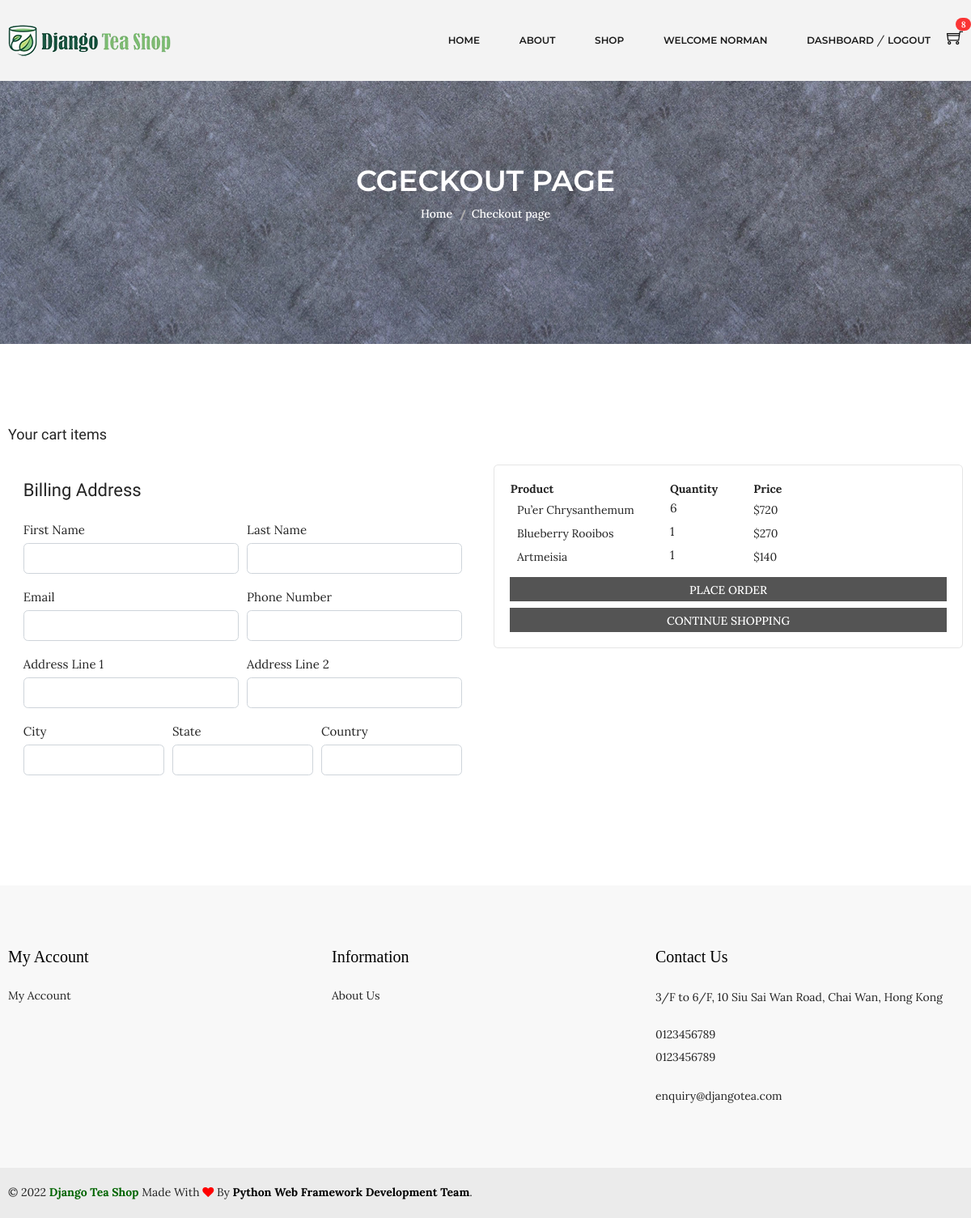
The page /cart/checkout/ (signed in) on the database as committed earlier.
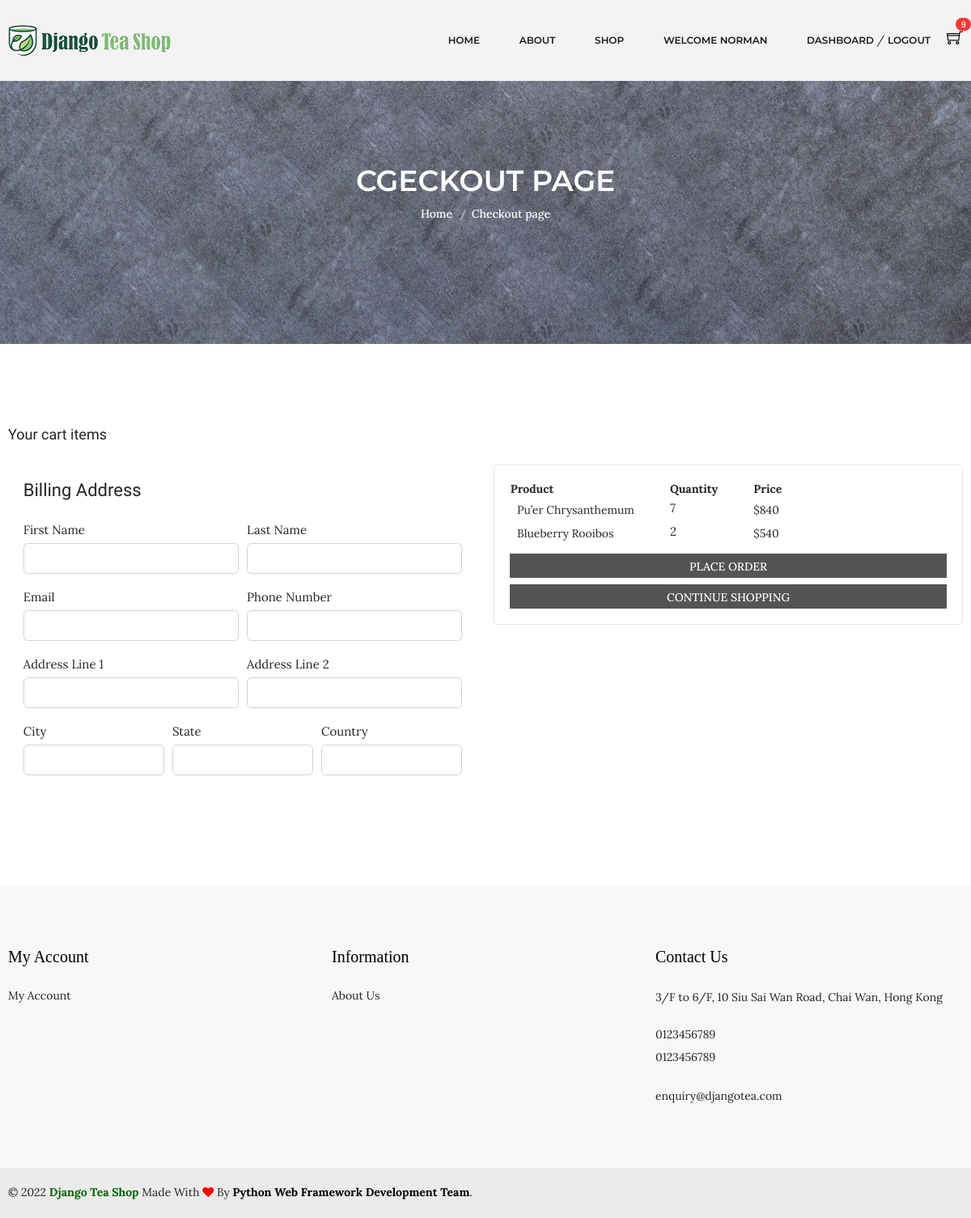
The same page on the database as committed later.
### carts/models.py (models this page shows, shortened)
class CartItem(models.Model):
    user = models.ForeignKey(Account, on_delete=models.CASCADE, null=True)
    variations = models.ManyToManyField(Variation, blank=True)
    product = models.ForeignKey(Product, on_delete=models.CASCADE)
    cart = models.ForeignKey(Cart, on_delete=models.CASCADE, null=True)
    quantity = models.IntegerField()
    is_active = models.BooleanField(default=True)
    def sub_total(self):
        return self.product.discounted_price * self.quantity

### shop/models.py (models this page shows, shortened)
class Product(models.Model):
    tea_name = models.CharField(max_length=100, unique=True)
    tea_type = models.CharField(max_length=100)
    slug = models.SlugField(max_length=100, unique=True)
    origin = models.CharField(max_length=100)
    color = models.CharField(max_length=50, blank=True)
    aroma = models.CharField(max_length=100, blank=True)
    taste = models.CharField(max_length=100, blank=True)
    tea_nature  = models.CharField(max_length=100, blank=True)
    is_available = models.BooleanField(default=True)
    is_new = models.BooleanField(default=False)
    properties = models.TextField(max_length=300, blank=True)
    weight = models.IntegerField()
    original_price = models.IntegerField()
    discounted_price = models.IntegerField()
    discount_rate = models.IntegerField(blank=True)
    photo_1 = models.ImageField(upload_to='photos/%Y/%m/%d', blank=True)
    photo_1_t = models.ImageField(upload_to='photos/%Y/%m/%d', blank=True)
    photo_1_z = models.ImageField(upload_to='photos/%Y/%m/%d', blank=True)
    photo_2 = models.ImageField(upload_to='photos/%Y/%m/%d', blank=True)
    photo_2_t = models.ImageField(upload_to='photos/%Y/%m/%d', blank=True)
    photo_2_z = models.ImageField(upload_to='photos/%Y/%m/%d', blank=True)
    photo_3 = models.ImageField(upload_to='photos/%Y/%m/%d', blank=True)
    photo_3_t = models.ImageField(upload_to='photos/%Y/%m/%d', blank=True)
    photo_3_z = models.ImageField(upload_to='photos/%Y/%m/%d', blank=True)
    photo_4 = models.ImageField(upload_to='photos/%Y/%m/%d', blank=True)
    photo_4_t = models.ImageField(upload_to='photos/%Y/%m/%d', blank=True)
    photo_4_z = models.ImageField(upload_to='photos/%Y/%m/%d', blank=True)
    created_date = models.DateTimeField(default=datetime.now)
    modified_date = models.DateTimeField(default=datetime.now)
    stars = models.IntegerField()
    store = models.IntegerField()
    category = models.ForeignKey(Category, on_delete=models.CASCADE)
    def get_url(self):
        return reverse('product_detail', args=[self.category.slug, self.slug])

### carts/views.py (the view)
# urls.py: path('checkout/', views.checkout, name='checkout'),
@login_required(login_url='login')
def checkout(request, total=0, quantity=0, cart_items=None):
    try:
        grand_total = 0
        if request.user.is_authenticated:
            cart_items = CartItem.objects.filter(user=request.user, is_active=True)
        else:
            cart = Cart.objects.get(cart_id=_cart_id(request))
            cart_items = CartItem.objects.filter(cart=cart, is_active=True)
        for cart_item in cart_items:
            total += (cart_item.product.discounted_price * cart_item.quantity)
            quantity += cart_item.quantity
        grand_total = total
    except ObjectDoesNotExist:
        pass # just ignore
    context = {
        'total': total,
        'quantity': quantity,
        'cart_items': cart_items,
        'grand_total': grand_total,
    }
    return render(request, 'shop/checkout.html', context)

### carts/context_processors.py (called while the page is built)
def counter(request):
    cart_count = 0
    if 'admin' in request.path:
        return {}
    else:
        try:
            cart = Cart.objects.filter(cart_id=_cart_id(request))
            if request.user.is_authenticated:
                cart_items = CartItem.objects.all().filter(user=request.user)
            else:
                cart_items = CartItem.objects.all().filter(cart=cart[:1])
            for cart_item in cart_items:
                cart_count += cart_item.quantity
        except cart.DoesNotExist:
            cart_count = 0
    return dict(cart_count=cart_count)

### carts/views.py (called while the page is built)
def _cart_id(request):
    cart = request.session.session_key
    if not cart:
        cart = request.session.create()
    return cart

### category/context_processors.py (called while the page is built)
def menu_links(request):
    links = Category.objects.all()
    return dict(links=links)

### templates/shop/checkout.html (shortened to what this page needs)
{% extends 'base.html' %}
{% load static %}
{% block content %}
<div class="breadcrumb-area ptb-150" style="background-image: url(../../static/img/banner/banner.jpg)">
  <div class="container">
    <div class="breadcrumb-content text-center mt-50">
      <h3>CGECKOUT PAGE</h3>
      <ul>
        <li><a href="{% url 'index' %}">Home</a></li>
        <li class="active">Checkout page</li>
      </ul>
    </div>
  </div>
</div>
<div class="cart-main-area ptb-100">
  <div class="container">
    <h3 class="page-title">Your cart items</h3>
    <div class="row">
      <aside class="col-lg-6">
        <div class="card-body">
          <h4 class="card-title mb-4">Billing Address</h4>
          <form action="{% url 'place_order' %}" method="POST" style="background: transparent">
            <div class="form-row">
              <div class="col form-group">
                <label for="">First Name</label>
                <input type="text" name="first_name" class="form-control" required>
              </div>
              <div class="col form-group">
                <label for="">Last Name</label>
                <input type="text" name="last_name" class="form-control" required>
              </div>
            </div>
          <div class="form-row">
            <div class="col form-group">
              <label for="">Email</label>
              <input type="email" name="email" class="form-control" required>
            </div>
            <div class="col form-group">
              <label for="">Phone Number</label>
              <input type="text" name="phone" class="form-control" required>
            </div>
          </div>
        <div class="form-row">
          <div class="col form-group">
            <label for="">Address Line 1</label>
            <input type="text" name="address_line_1" class="form-control" required>
          </div>
          <div class="col form-group">
            <label for="">Address Line 2</label>
            <input type="text" name="address_line_2" class="form-control">
          </div>
        </div>
        <div class="form-row">
          <div class="col form-group">
            <label for="">City</label>
            <input type="text" name="city" class="form-control" required>
          </div>
          <div class="col form-group">
            <label for="">State</label>
            <input type="text" name="state" class="form-control" required>
          </div>
          <div class="col form-group">
            <label for="">Country</label>
            <input type="text" name="country" class="form-control" required>
          </div>
        </div>
      </aside>
      <aside class="col-lg-6">
        <div class="card">
          <div class="card-body">
            <table style="border: 0px; margin-bottom: 10px">
              <thead>
                <tr>
                  <th>Product&#x2003;&#x2003;&#x2003;</th>
                  <th>Quantity&#x2003;&#x2003;&#x2003;</th>
                  <th>Price</th>
                </tr>
              </thead>
              <tbody>
                {% for cart_item in cart_items %}
                <tr>
                  <td class="product-thumbnail">
                    <a href="{{ cart_item.product.get_url }}"
                      >{{ cart_item.product.tea_name }}&#x2003;&#x2003;&#x2003;</a
                    >
                  </td>
                  <td class="product-quantity">
                    <div class="input-group input-spinner">
                      <label for="">{{cart_item.quantity}}</label>
                    </div>
                  </td>
                  <td class="product-subtotal">${{ cart_item.sub_total }}</td>
                </tr>
                {% endfor %}
              </tbody>
            </table>
            <button type="submit" name="submit" class="btn btn-secondary btn-block">PLACE ORDER</button>
            <a href="{% url 'shop' %}" class="btn btn-secondary btn-block" style="text-align: center">CONTINUE SHOPPING</a>
        </div>
        </div>
      </aside>
    </div>
  </div>
</div>
{% endblock %}

### templates/partials/_navbar.html (shortened to what this page needs)
{% load static %}
<header class="header-area gray-bg clearfix fixed-top">
  <div class="header-bottom">
    <div class="container">
      <div class="row">
        <div class="col-lg-3 col-md-4 col-6">
          <div class="logo">
            <a href="{% url 'index' %}">
              <img alt="" src="{% static 'img/logo/logo.png' %}" />
            </a>
          </div>
        </div>
        <div class="col-lg-9 col-md-8 col-6">
          <div class="header-bottom-right">
            <div class="main-menu">
              <nav>
                <ul>
                  <li class="top-hover">
                    <a href="{% url 'index' %}">home</a>
                  </li>
                  <li><a href="{% url 'about' %}">about</a></li>
                  <li class="mega-menu-position top-hover">
                    <a href="{% url 'shop' %}">shop</a>
                  </li>
                  {% if user.id is None %}
                  <li class="top-hover">
                    <a href="{% url 'login' %}">login</a> / <a href="{% url 'register' %}">register</a>
                  </li>
                  {% else %}
                  <li><a href="#">Welcome {{ user.first_name }}</a></li>
                  <li class="top-hover">
                    <a href="{% url 'cart' %}">dashboard</a> / <a href="{% url 'logout' %}">logout</a>
                  </li>
                  {% endif %}
                </ul>
              </nav>
            </div>
            <div class="header-cart">
              <a href="{% url 'cart' %}" class="widget-header">
              <div class="cart-icon">
                <i class="ti-shopping-cart"></i>
              </div><span class="badge badge-pill badge-danger notify mt-25">{{cart_count}}</span>
            </a>
              </div>
            </div>
          </div>
        </div>
      </div>
    </div>
</header>

Rows that differ between the two databases and show on the page:
removed CartItem: product.tea_name "Artmeisia", quantity "1", sub_total "140"
changed CartItem "Pu’er Chrysanthemum": quantity "6" → "7"; sub_total "720" → "840"
changed CartItem "Blueberry Rooibos": quantity "1" → "2"; sub_total "270" → "540"
Other text that changed with them:
{{ cart_count }}: "8" → "9"
